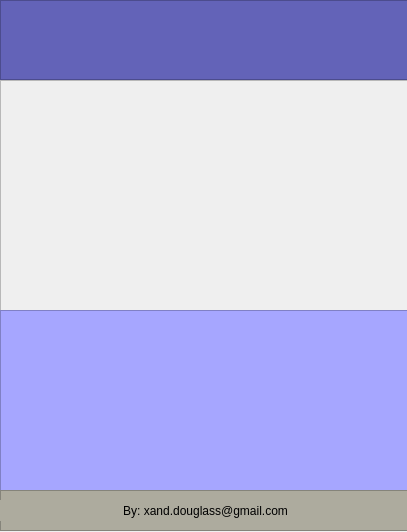
<?xml version="1.0" encoding="UTF-8"?>
<ui version="4.0">
 <class>MainWindow</class>
 <widget class="QMainWindow" name="MainWindow">
  <property name="geometry">
   <rect>
    <x>0</x>
    <y>0</y>
    <width>407</width>
    <height>532</height>
   </rect>
  </property>
  <property name="minimumSize">
   <size>
    <width>407</width>
    <height>532</height>
   </size>
  </property>
  <property name="maximumSize">
   <size>
    <width>407</width>
    <height>532</height>
   </size>
  </property>
  <property name="windowTitle">
   <string>MainWindow</string>
  </property>
  <property name="styleSheet">
   <string notr="true">
</string>
  </property>
  <widget class="QWidget" name="centralwidget">
   <widget class="QFrame" name="frame">
    <property name="geometry">
     <rect>
      <x>0</x>
      <y>0</y>
      <width>411</width>
      <height>80</height>
     </rect>
    </property>
    <property name="whatsThis">
     <string>&lt;html&gt;&lt;head/&gt;&lt;body&gt;&lt;p&gt;Top Menu&lt;/p&gt;&lt;/body&gt;&lt;/html&gt;</string>
    </property>
    <property name="styleSheet">
     <string notr="true">QFrame{
background: #6363B8;
}</string>
    </property>
    <property name="frameShape">
     <enum>QFrame::StyledPanel</enum>
    </property>
    <property name="frameShadow">
     <enum>QFrame::Raised</enum>
    </property>
   </widget>
   <widget class="QFrame" name="img_player">
    <property name="geometry">
     <rect>
      <x>0</x>
      <y>80</y>
      <width>411</width>
      <height>231</height>
     </rect>
    </property>
    <property name="styleSheet">
     <string notr="true"/>
    </property>
    <property name="frameShape">
     <enum>QFrame::StyledPanel</enum>
    </property>
    <property name="frameShadow">
     <enum>QFrame::Raised</enum>
    </property>
   </widget>
   <widget class="QFrame" name="frame_2">
    <property name="geometry">
     <rect>
      <x>0</x>
      <y>310</y>
      <width>411</width>
      <height>181</height>
     </rect>
    </property>
    <property name="styleSheet">
     <string notr="true">background: #A6A6FF</string>
    </property>
    <property name="frameShape">
     <enum>QFrame::StyledPanel</enum>
    </property>
    <property name="frameShadow">
     <enum>QFrame::Raised</enum>
    </property>
   </widget>
   <widget class="QFrame" name="frame_3">
    <property name="geometry">
     <rect>
      <x>0</x>
      <y>490</y>
      <width>411</width>
      <height>41</height>
     </rect>
    </property>
    <property name="styleSheet">
     <string notr="true">background: #ADAB9E</string>
    </property>
    <property name="frameShape">
     <enum>QFrame::StyledPanel</enum>
    </property>
    <property name="frameShadow">
     <enum>QFrame::Raised</enum>
    </property>
    <widget class="QLabel" name="label">
     <property name="geometry">
      <rect>
       <x>0</x>
       <y>10</y>
       <width>411</width>
       <height>21</height>
      </rect>
     </property>
     <property name="text">
      <string>By: xand.douglass@gmail.com</string>
     </property>
     <property name="alignment">
      <set>Qt::AlignCenter</set>
     </property>
    </widget>
   </widget>
  </widget>
 </widget>
 <resources/>
 <connections/>
</ui>
